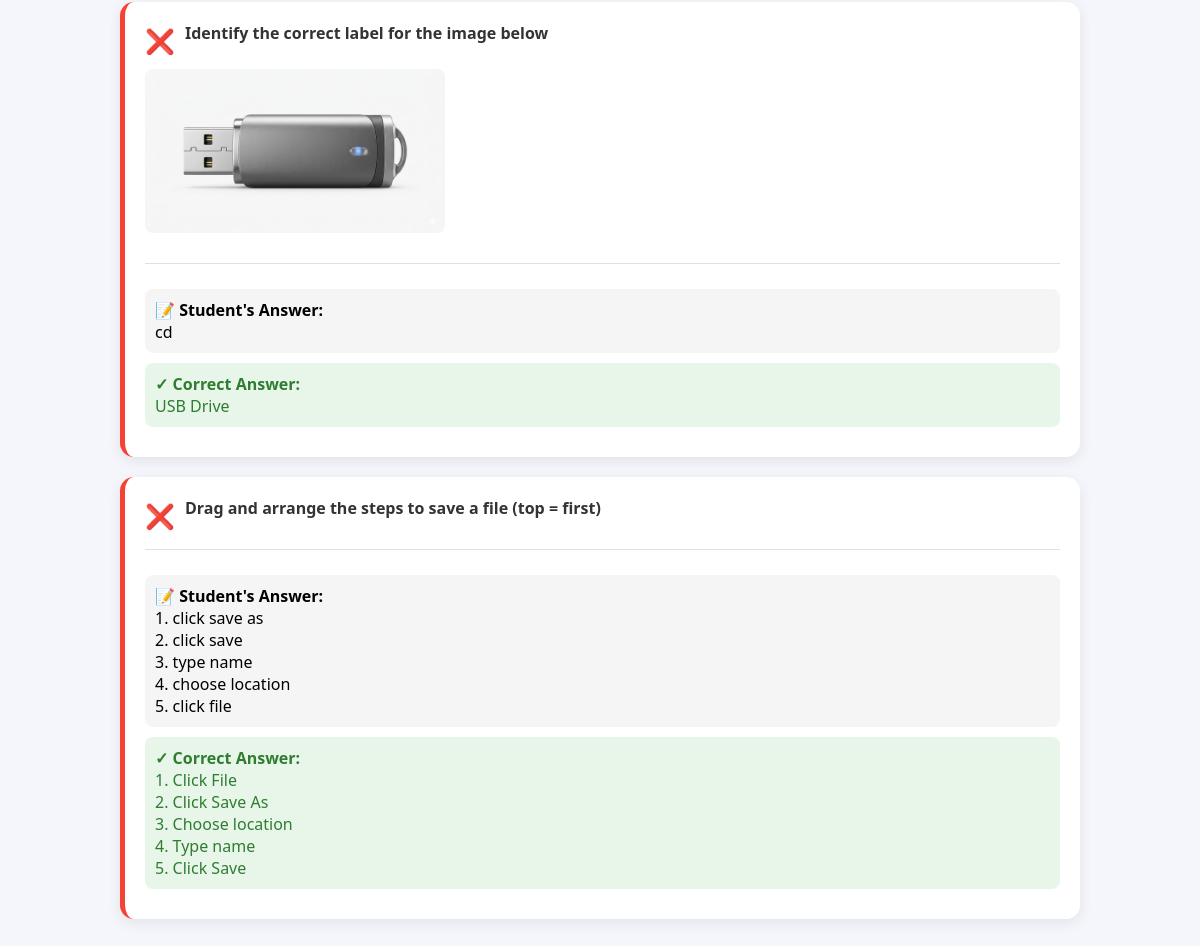
The page /admin/attempt/6 (signed in, lower part) on the database as committed earlier.
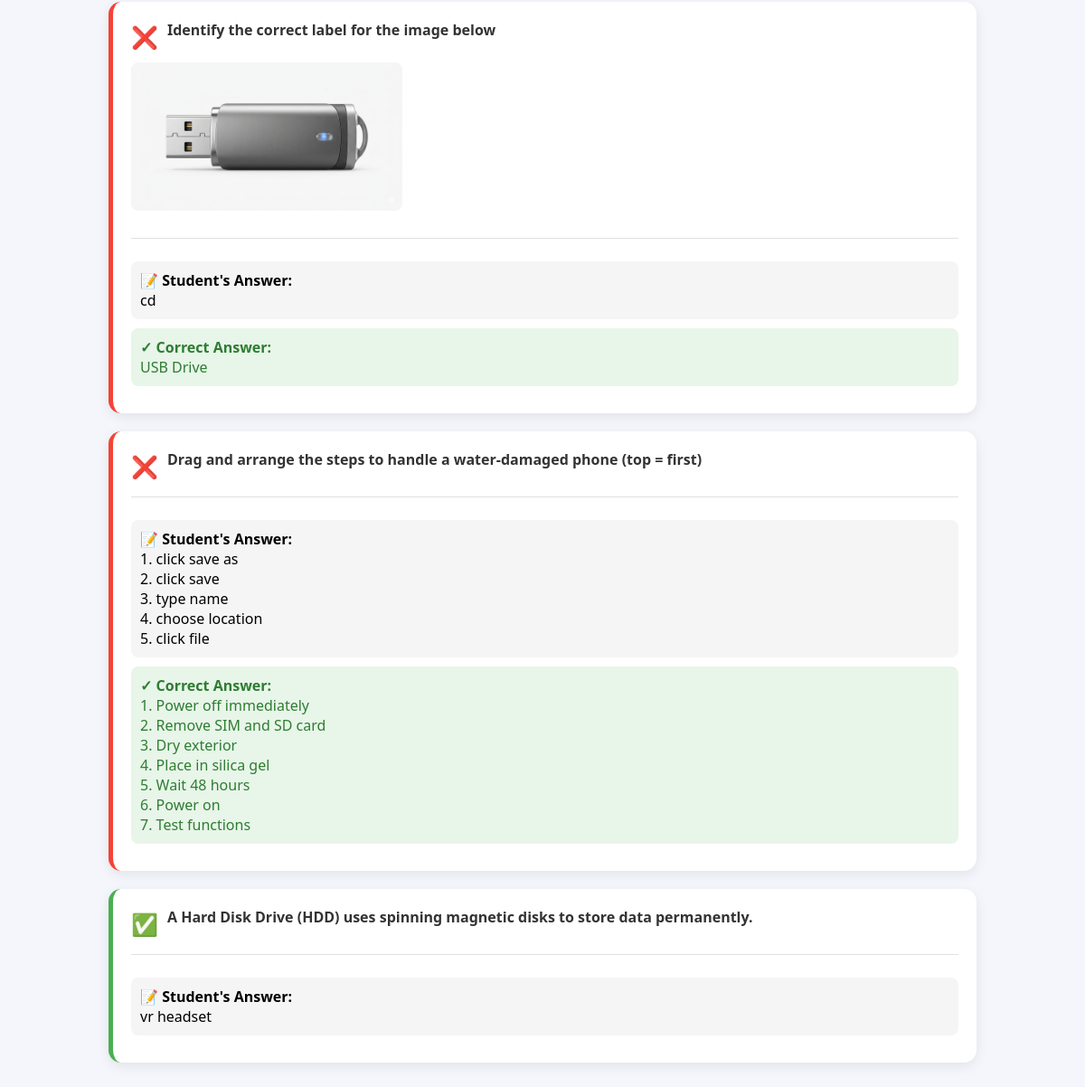
The same page on the database as committed later.
### models.py (models this page shows, shortened)
class Question(db.Model):
    __tablename__ = "questions"
    id           = db.Column(db.Integer, primary_key=True)
    topic        = db.Column(db.String(100))   # e.g. "Computer Hardware"
    q_type       = db.Column(db.String(50))    # "drag_label" | "drag_sort" | "drag_match" | "drag_category"
    image_path   = db.Column(db.String(200))   # "images/cpu.png"
    prompt       = db.Column(db.String(300))   # "Drag the correct label to this component"
    answer       = db.Column(db.String(100))   # Correct answer string
    options      = db.Column(db.JSON)          # ["CPU","RAM","GPU","HDD"]
    difficulty   = db.Column(db.String(20))    # "easy"|"medium"|"hard"
    created_at   = db.Column(db.DateTime, default=datetime.utcnow)

class AttemptDetail(db.Model):
    __tablename__ = "attempt_details"
    id           = db.Column(db.Integer, primary_key=True)
    attempt_id   = db.Column(db.Integer, db.ForeignKey("attempts.id"))
    question_id  = db.Column(db.Integer, db.ForeignKey("questions.id"))
    given_answer = db.Column(db.String(100))
    is_correct   = db.Column(db.Boolean)

### app.py (the view)
@app.route("/admin/attempt/<int:attempt_id>")
def admin_attempt_detail(attempt_id):
    if "admin_id" not in session:
        return redirect(url_for("admin_login"))
    attempt = Attempt.query.get_or_404(attempt_id)
    details = AttemptDetail.query.filter_by(attempt_id=attempt_id).all()
    questions = []
    for detail in details:
        question = Question.query.get(detail.question_id)
        if question:
            questions.append({
                "prompt": question.prompt,
                "q_type": question.q_type,
                "correct_answer": question.answer,
                "given_answer": detail.given_answer,
                "is_correct": detail.is_correct,
                "image_path": question.image_path
            })
    return render_template(
        "admin_attempt_detail.html",
        attempt=attempt,
        questions=questions,
        student=attempt.student
    )

### templates/admin_attempt_detail.html (shortened to what this page needs)
<!DOCTYPE html>
<html lang="en">
<head>
</head>
<body>
    <div class="container">
        {% for q in questions %}
        <div class="question-card {{ 'correct' if q.is_correct else 'incorrect' }}">
            <div style="display: flex; align-items: center;">
                <span class="status-icon">{{ '✅' if q.is_correct else '❌' }}</span>
                <div class="question-text">{{ q.prompt }}</div>
            </div>
            {% if q.image_path %}
            <img src="{{ url_for('static', filename=q.image_path) }}" class="question-image" alt="Question image">
            {% endif %}
            <div class="answer-section">
                <div class="student-answer">
                    <strong>📝 Student's Answer:</strong><br>
                    {% if q.q_type == 'drag_sort' %}
                        {% set answers = q.given_answer.split(',') if ',' in q.given_answer else [q.given_answer] %}
                        {% for ans in answers %}
                            {{ loop.index }}. {{ ans.strip() }}<br>
                        {% endfor %}
                    {% else %}
                        {{ q.given_answer or '(No answer provided)' }}
                    {% endif %}
                </div>
                {% if not q.is_correct %}
                <div class="correct-answer">
                    <strong>✓ Correct Answer:</strong><br>
                    {% if q.q_type == 'drag_sort' %}
                        {% set corrects = q.correct_answer.split(',') %}
                        {% for ans in corrects %}
                            {{ loop.index }}. {{ ans.strip() }}<br>
                        {% endfor %}
                    {% else %}
                        {{ q.correct_answer }}
                    {% endif %}
                </div>
                {% endif %}
            </div>
        </div>
        {% endfor %}
    </div>
</body>
</html>

Rows that differ between the two databases and show on the page:
added Question: prompt "A Hard Disk Drive (HDD) uses spinning magnetic disks to store data permanently."
now on this page (row unchanged): AttemptDetail: given_answer "vr headset"
Other text that changed with them:
new list line: "❌ 📝 Student's Answer: 1 . click save as 2 . click save 3 . type name 4 . choose location 5 . click file ✓ Correct Answer: 1 . Power off immediately 2 . Remove SIM and SD card 3 . Dry exterior 4 . Place in silica gel 5 . Wait 48 hours 6 . Power on 7 . Test functions"
new list line: "Drag and arrange the steps to handle a water-damaged phone (top = first)"
new list line: "✅ 📝 Student's Answer:"
list line gone: "❌ 📝 Student's Answer: 1 . click save as 2 . click save 3 . type name 4 . choose location 5 . click file ✓ Correct Answer: 1 . Click File 2 . Click Save As 3 . Choose location 4 . Type name 5 . Click Save"
list line gone: "Drag and arrange the steps to save a file (top = first)"
